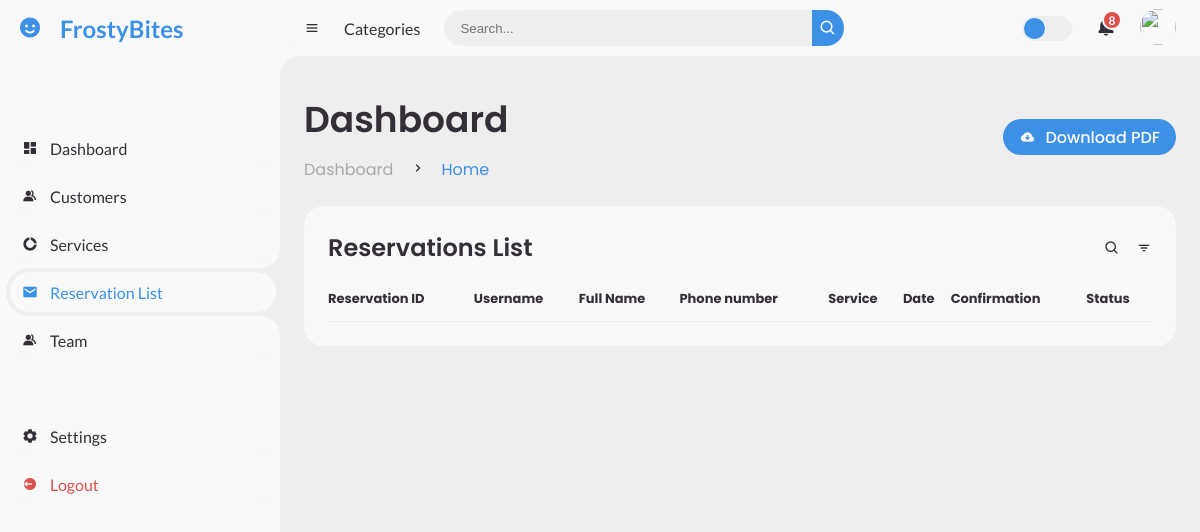
The app's page /reservation_list/, older data.
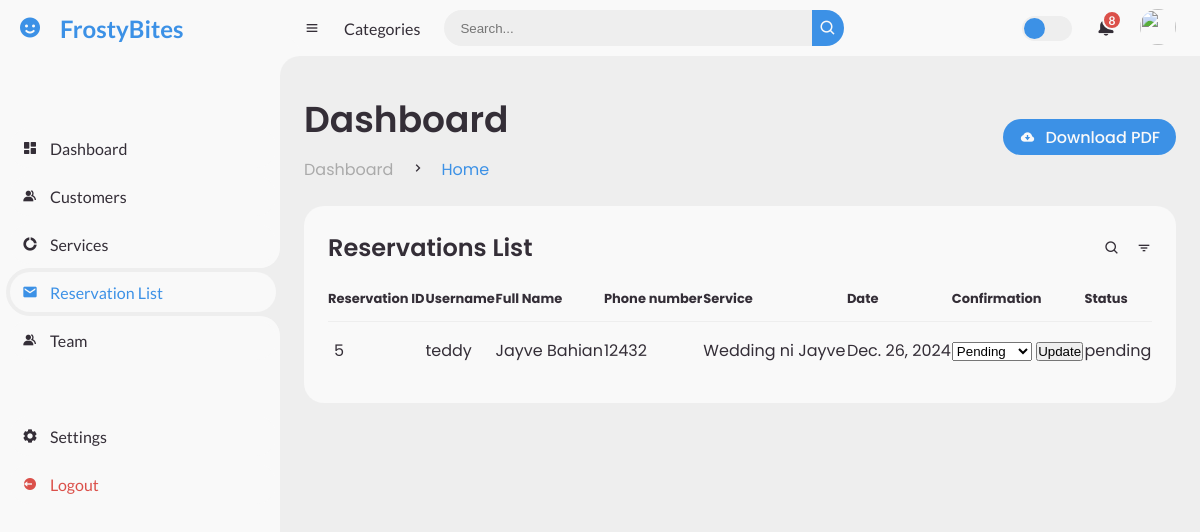
The same page, newer data.
### garden/models.py (models this page shows, shortened)
class Reservation(models.Model):
    user = models.ForeignKey(User, on_delete=models.CASCADE, null=True)
    first_name = models.CharField(max_length=255, null=True)
    last_name = models.CharField(max_length=255, null=True)
    date = models.DateField()
    phone_number = models.CharField(max_length=20, null=True)
    service = models.ForeignKey(Services, on_delete=models.CASCADE, null=True)
    STATUS_CHOICES = (
        ('Pending', 'Pending'),
        ('Approved', 'Approved'),
        ('Declined', 'Declined'),
    )
    status = models.CharField(max_length=20, choices=STATUS_CHOICES, default='pending')

class User(AbstractUser):
    is_admin= models.BooleanField('Is admin', default=False)
    is_customer = models.BooleanField('Is customer', default=False)

class Services(models.Model):
    service_name = models.CharField(max_length=255, null=True)
    details = models.CharField(max_length=255, null=True)
    price = models.IntegerField(null=True)
    def __str__(self):
        return f"{self.service_name}"

### garden/views.py (the view)
# urls.py: path('reservation_list/', views.reservation_list, name='reservation_list'),
def reservation_list(request):
    all_reservations = Reservation.objects.all()
    all_transactions = Transaction.objects.all()
    pending_reservations = all_reservations.filter(status='pending')
    approved_reservations = all_reservations.filter(status='approved')
    declined_reservations = all_reservations.filter(status='declined')
    template = loader.get_template('admin/admin_reservation_list.html')
    context = {
        'all_reservations': all_reservations,
        'pending_reservations': pending_reservations,
        'approved_reservations': approved_reservations,
        'declined_reservations': declined_reservations,
        'all_transactions': all_transactions,
    }
    return HttpResponse(template.render(context, request))

### garden/templates/admin/admin_reservation_list.html (shortened to what this page needs)
{% load static %}
<!DOCTYPE html>
<html lang="en">
<head>
	<link href='https://unpkg.com/boxicons@2.0.9/css/boxicons.min.css' rel='stylesheet'>
	<link rel="stylesheet" href="{% static 'css/admin_dashboard.css' %}">
</head>
<body>
	{% include 'admin/admin_sidebar.html' %}
	<section id="content">
		<nav>
			<i class='bx bx-menu' ></i>
			<a href="#" class="nav-link">Categories</a>
			<form action="#">
				<div class="form-input">
					<input type="search" placeholder="Search...">
					<button type="submit" class="search-btn"><i class='bx bx-search' ></i></button>
				</div>
			</form>
			<label for="switch-mode" class="switch-mode"></label>
			<a href="#" class="notification">
				<span class="num">8</span>
			</a>
			<a href="#" class="profile">
				<img src="img/people.png">
			</a>
		</nav>
		<main>
			<div class="head-title">
				<div class="left">
					<h1>Dashboard</h1>
					<ul class="breadcrumb">
						<li>
							<a href="#">Dashboard</a>
						</li>
						<li><i class='bx bx-chevron-right' ></i></li>
						<li>
							<a class="active" href="#">Home</a>
						</li>
					</ul>
				</div>
				<a href="#" class="btn-download">
					<i class='bx bxs-cloud-download' ></i>
					<span class="text">Download PDF</span>
				</a>
			</div>
			<div class="table-data">
				<div class="order">
					<div class="head">
						<h3>Reservations List</h3>
						<i class='bx bx-search' ></i>
						<i class='bx bx-filter' ></i>
					</div>
					<table>
                        <thead>
                            <tr>
                                <th>Reservation ID</th>
                                <th>Username</th>
                                <th>Full Name</th>
                                <th>Phone number</th>
                                <th>Service</th>
                                <th>Date</th>
                                <th>Confirmation</th>
                                <th>Status</th>
                            </tr>
                        </thead>
                        <tbody>
                            {% for reservation in pending_reservations %}
                            <tr>
                                <td>{{ reservation.id }}</td>
                                <td>{{ reservation.user.username }}</td>
                                <td>{{ reservation.first_name }} {{ reservation.last_name }}</td>
                                <td>{{ reservation.phone_number }}</td>
                                <td>{{ reservation.service }}</td>
                                <td>{{ reservation.date }}</td>
                                <td>
                                    <form action="{% url 'update_status' reservation.id %}" method="post">
                                        <select name="status">
                                            <option value="pending" {% if reservation.status == 'pending' %} selected {% endif %}>Pending</option>
                                        </select>
                                        <input type="submit" value="Update">
                                    </form>
                                </td>
                                <td>{{ reservation.status }}</td>
                            </tr>
                            {% endfor %}
                        </tbody>
                    </table>
				</div>
			</div>
		</main>
	</section>
</body>
</html>

Row changes from the older to the newer data that the page shows:
added Reservation: id "5", user.username "teddy", first_name "Jayve", last_name "Bahian", phone_number "12432", service "Wedding ni Jayve", date "Dec. 26, 2024", status "Pending", status "pending"
